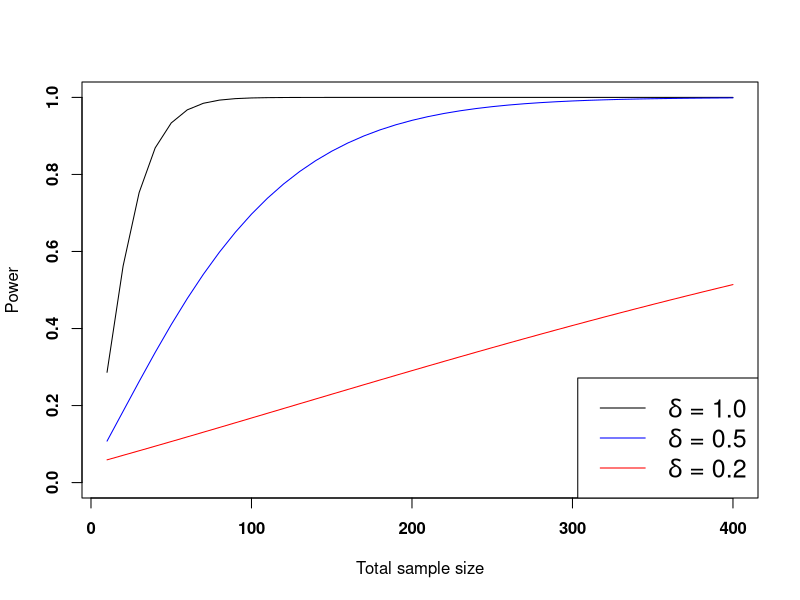
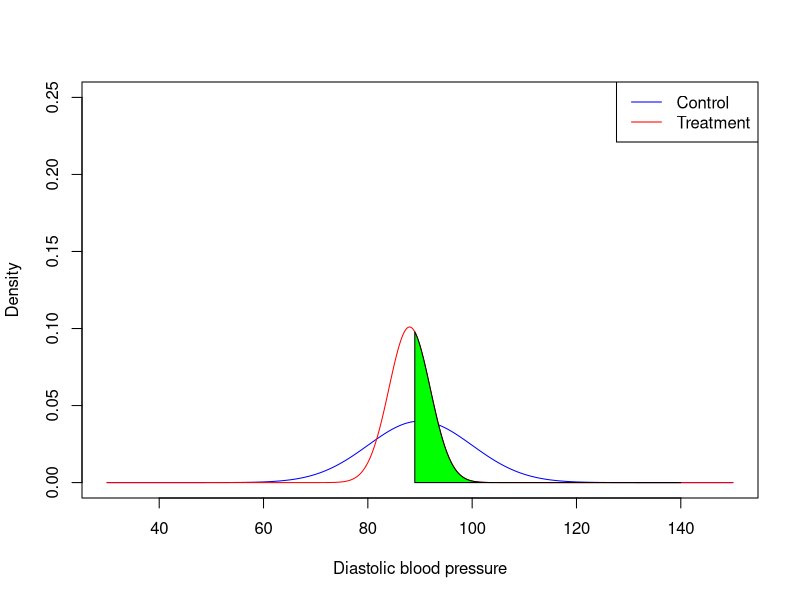
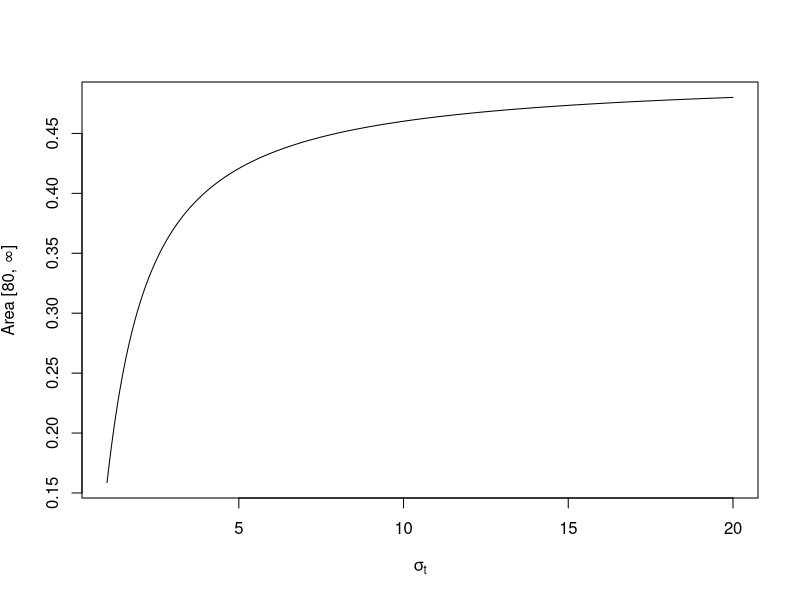
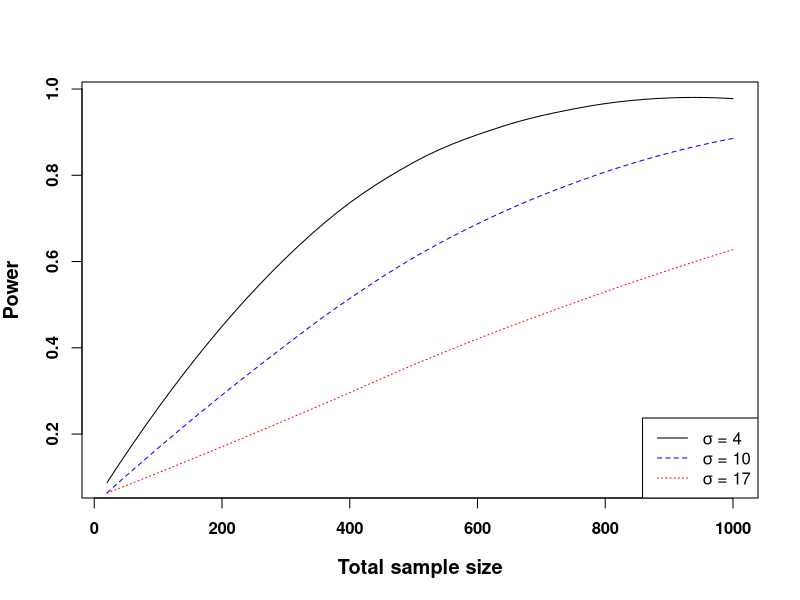

Write R code to recreate these figures, in order.
library(pwr)

###Plot for the what is power slide?
nvec <- seq(5, 200, by=5)
powervec1 <- rep(NA, length = length(nvec))
powervec2 <- rep(NA, length = length(nvec))
powervec3 <- rep(NA, length = length(nvec))
for (i in 1:length(nvec)){
  powervec1[i] <- pwr.t.test(d = 1, n = nvec[i], sig.level=0.05, type = "two.sample")$power
  powervec2[i] <- pwr.t.test(d = 0.5, n = nvec[i], sig.level=0.05, type = "two.sample")$power
  powervec3[i] <- pwr.t.test(d = 0.2, n = nvec[i], sig.level=0.05, type = "two.sample")$power
}


plot(nvec*2, powervec1, type="l", ylim=c(0,1), xlab="Total sample size", ylab= "Power", font=2, cex= 1.5)
lines(nvec*2, powervec2, col="blue")
lines(nvec*2, powervec3, col="red")


legend("bottomright", legend = c(expression(paste(delta, " = 1.0")), expression(paste(delta, " = 0.5")),
                                 expression(paste(delta, " = 0.2")) ), col=c("black", "blue", "red"), lty=1, cex=1.5)

##Plots for the uncertainty about variances plots85
#diastolic blood pressure


x <- seq(30, 150, by = 0.01)
controly <- dnorm(x, 90, sd = 10)
treatmenty <- dnorm(x, 88, sd = 3.95)
plot(x, controly, type="l", ylim=c(0, 0.25), col="blue", xlab="Diastolic blood pressure", ylab = "Density")
lines(x, treatmenty, col="red")
legend("topright", legend = c("Control", "Treatment"), col = c("blue", "red"), lty=1)

notbenefitx <- seq(80, 140, by=0.1)
nottreatmenty <- dnorm(notbenefitx, 88, sd = 3.95)

polygon(c(notbenefitx[notbenefitx>=89], max(notbenefitx), 89), c(nottreatmenty[notbenefitx>=89], 0, 0), col="green")

1 - pnorm(89, 88, sd = 1000)

sdvec <- seq(1, 20, by=0.01)

areaundercurve <- rep(NA, length = length(sdvec))

areaundercurve  <- (1 - pnorm(89, 88, sd = sdvec))


plot(sdvec, areaundercurve, type="l", xlab = expression(paste(sigma[t])), ylab= expression(paste("Area [80, ", infinity, "]")))




diff = abs(areaundercurve-0.3)

which.min(diff)                                                                                          

sdvec[92]




##How much difference does the different variation make in terms of power?

powerfunc <- function(n){
  N <- 1000
  powervec1 <- rep(NA, N)
  powervec2 <- rep(NA, N)
  powervec3 <- rep(NA, N)
  for (i in 1:N){
    controlgroup <- rnorm(n, 90, sd = 10)
    treatmentgroup1 <- rnorm(n, 88, sd = 4)
    treatmentgroup2 <- rnorm(n, 88, sd = 10)
    treatmentgroup3 <- rnorm(n, 88, sd = 17)
    powervec1[i] <- t.test(controlgroup, treatmentgroup1)$p.value<0.05
    powervec2[i] <- t.test(controlgroup, treatmentgroup2)$p.value<0.05
    powervec3[i] <- t.test(controlgroup, treatmentgroup3)$p.value<0.05
  }
  return(list(powervec1 = mean(powervec1), powervec2 = mean(powervec2), powervec3 = mean(powervec3)))
}

ssvec <- seq(10, 500, by=10)
powervec1 <- rep(NA, 50)
powervec2 <- rep(NA, 50)
powervec3 <- rep(NA, 50)

for (i in 1:50){
  powervec1[i] <- powerfunc(ssvec[i])$powervec1
  powervec2[i] <- powerfunc(ssvec[i])$powervec2
  powervec3[i] <- powerfunc(ssvec[i])$powervec3
}

power1smooth <- loess(powervec1~ssvec)
power2smooth <- loess(powervec2~ssvec)
power3smooth <- loess(powervec3~ssvec)

plot(ssvec*2, predict(power1smooth), type="l", ylab = "", font=2, xlab = "")
lines(ssvec*2, predict(power2smooth), col="blue", lty=2)
lines(ssvec*2, predict(power3smooth), col="red", lty=3)


legend("bottomright", legend = c(expression(paste(sigma, " = 4")), expression(paste(sigma, " = 10")),
                                 expression(paste(sigma, " = 17")) ), col=c("black", "blue", "red"), lty=1:3, cex=1)


mtext(side=2, line=3, "Power", font=2, cex=1.2)
mtext(side=1, line=3, "Total sample size", font=2, cex=1.2)
